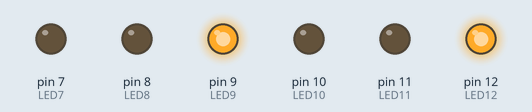
This sketch was run on a simulated Arduino Uno, built with avr-gcc and run on an emulated ATmega328P. On the bench: output pins drawn as LEDs (lit = HIGH).

Above: at 0.1 s.
Timing chart, 0 to 1.6 s (numbered marks = the images above):
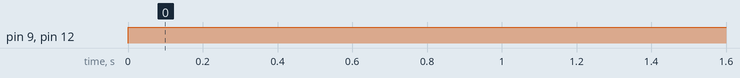

The sketch:

semafor_falta_acabar.ino
```cpp
/*************************************************************************
**                                                                      **
**                                  Serial                              **
**       Joan torrescasana                             5/03/2017        **
*************************************************************************/

//****** Includes  *******************************************************
//****** Variables *******************************************************
int LED7 = 7;                        // LED5 es el pin digital 7
int LED8 = 8;                         // LED6 es el pin digital 8
int LED9 = 9;                         // LED7 es el pin digital 9
int LED10 = 10;                         // LED8 es el pin digital 10
int LED11 = 11;                         // LED7 es el pin digital 11
int LED12 = 12;                         // LED8 es el pin digital 12
int temp=1000;                      //variable per delay1 segon

//********** SETUP *******************************************************
void setup() {

 pinMode(LED7, OUTPUT);              // defineix el pin 7 com a sortida
  pinMode(LED8, OUTPUT);              // defineix el pin 8 com a sortida
  pinMode(LED9, OUTPUT);              // defineix el pin 9 com a sortida
  pinMode(LED10, OUTPUT);              // defineix el pin 10 com a sortida
 pinMode(LED11, OUTPUT);              // defineix el pin 11 com a sortida
  pinMode(LED12, OUTPUT);              // defineix el pin 12 com a sortida


}
//********** LOOP ********************************************************
void loop() {

  digitalWrite(LED12, HIGH);
 digitalWrite(LED9, HIGH);
 delay (temp);

 digitalWrite(LED7, LOW);
 digitalWrite(LED8, LOW);


}
```

Measured:
- by itself, pin 9 (LED9), pin 12 (LED12): LOW → HIGH at 0.00 s
